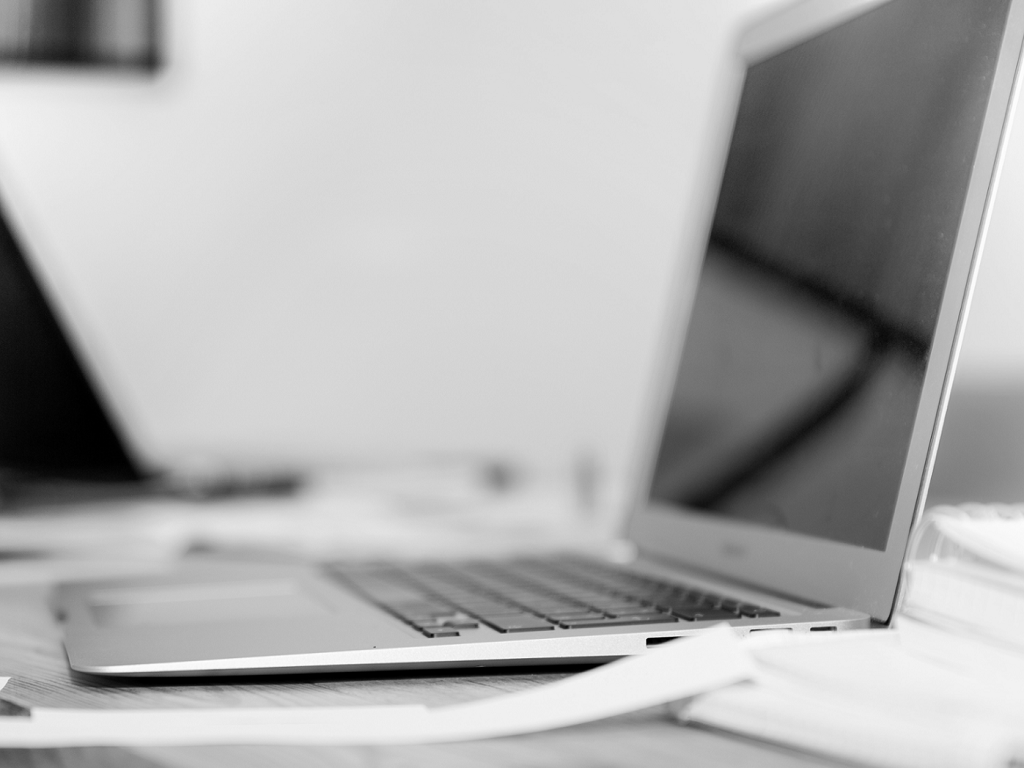
#> input picture out_img/Y.bmp, 1024 x 768 px
$ python DCT.py   (older library calls are emulated)
#> lines starting #> are read from the running program, lines starting #| are printed output that depends on the picture
### zigzag.py
import cv2
import numpy as np

def zigzag (input):
    #w = width h=height
    h = 0
    w = 0

    hmin = 0
    wmin = 0

    hmax = input.shape[0]
    wmax = input.shape[1]

    i = 0
    #output do zigzag é uma lista com todos pixels da imagem
    output = np.zeros(hmax * wmax)

    while((h < hmax) and (w < wmax)):
        if((w + h) % 2) == 0:   #subindo

            if(h == hmin):                          #se estivermos na primeira linha
                output[i] = input[h, w]
                if(w == wmax):
                    h = h + 1
                else:
                    w = w + 1

                i = i + 1

            elif ((w == wmax-1) and (h < hmax)):    #se estivermos na ultima coluna
                output[i] = input[h, w]
                h = h + 1
                i = i + 1

            elif ((h > hmin) and (w < wmax-1)):     #qualquer um dos outros casos
                output[i] = input[h, w]
                h = h - 1
                w = w + 1
                i = i + 1

        else:   #descendo
            if ((h == hmax-1) and (w <= wmax-1)):   #se estivermos na ultima linha
                output[i] = input[h, w]
                w = w + 1
                i = i + 1

            elif (w == wmin):                       #se estivermos na primeira coluna
                output[i] = input[h, w]
                if (h == hmax-1):
                    w = w + 1
                else:
                    h = h + 1
                i = i + 1
            elif ((h < hmax-1) and (w > wmin)):     #qualquer um dos outros casos
                output[i] = input[h, w]
                h = h + 1
                w = w - 1
                i = i + 1

        if ((hmax == hmax-1) and (w == wmax-1)):    #ultimo pixel, inferior direito
            output[i] = input[h, w]
            break
    return output

#input = cv2.imread('in_img/fusca.jpg', cv2.IMREAD_GRAYSCALE)
#np.savetxt('img.txt',zigzag(input))
#print(zigzag(input))

### DCT.py
import cv2
import numpy as np
import math
from zigzag import *

#bloco para dividir a imagem em grupos de 8x8 pixels
block_size = 8

#tabelas obtidas na internet, estes são os coeficientes da tabela de quantização sugeridos pela norma padrão do JPEG.
#https://www.impulseadventure.com/photo/jpeg-quantization.html
#matriz de quantização luminancia
quant_matL = np.array([     [16,11,10,16,24,40,51,61],
                            [12,12,14,19,26,58,60,55],
                            [14,13,16,24,40,57,69,56],
                            [14,17,22,29,51,87,80,62],
                            [18,22,37,56,68,109,103,77],
                            [24,35,55,64,81,104,113,92],
                            [49,64,78,87,103,121,120,101],
                            [72,92,95,98,112,100,103,99]])

#matriz de quantização crominancia
quant_matC = np.array([     [17,18,24,47,99,99,99,99],
                            [18,21,26,66,99,99,99,99],
                            [24,26,56,99,99,99,99,99],
                            [47,66,99,99,99,99,99,99],
                            [99,99,99,99,99,99,99,99],
                            [99,99,99,99,99,99,99,99],
                            [99,99,99,99,99,99,99,99],
                            [99,99,99,99,99,99,99,99]])

def get_run_length_encoding(image):
    i = 0
    skip = 0
    stream = []
    bitstream = ""
    image = image.astype(int)
    while i < image.shape[0]:
        if image[i] != 0:
            stream.append((image[i],skip))
            bitstream = bitstream + str(image[i])+ " " +str(skip)+ " "
            skip = 0
        else:
            skip = skip + 1
        i = i + 1

    return bitstream

Y = cv2.imread('out_img/Y.bmp', cv2.IMREAD_GRAYSCALE)
#> Y is the input picture: shape (768, 1024); min 0, max 254, mean 173.6
Cb = cv2.imread('out_img/Cb.bmp', cv2.IMREAD_GRAYSCALE)
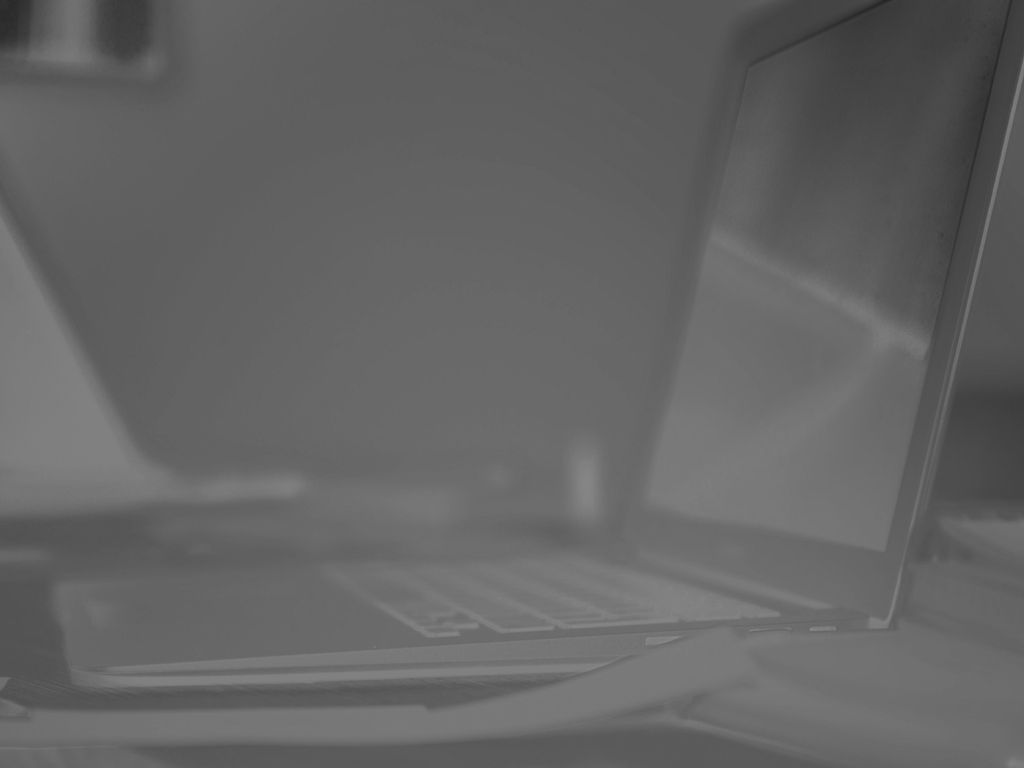
#> input picture out_img/Cb.bmp, 1024 x 768 px
#> Cb is the input picture: shape (768, 1024); min 35, max 138, mean 99.9
Cr = cv2.imread('out_img/Cr.bmp', cv2.IMREAD_GRAYSCALE)
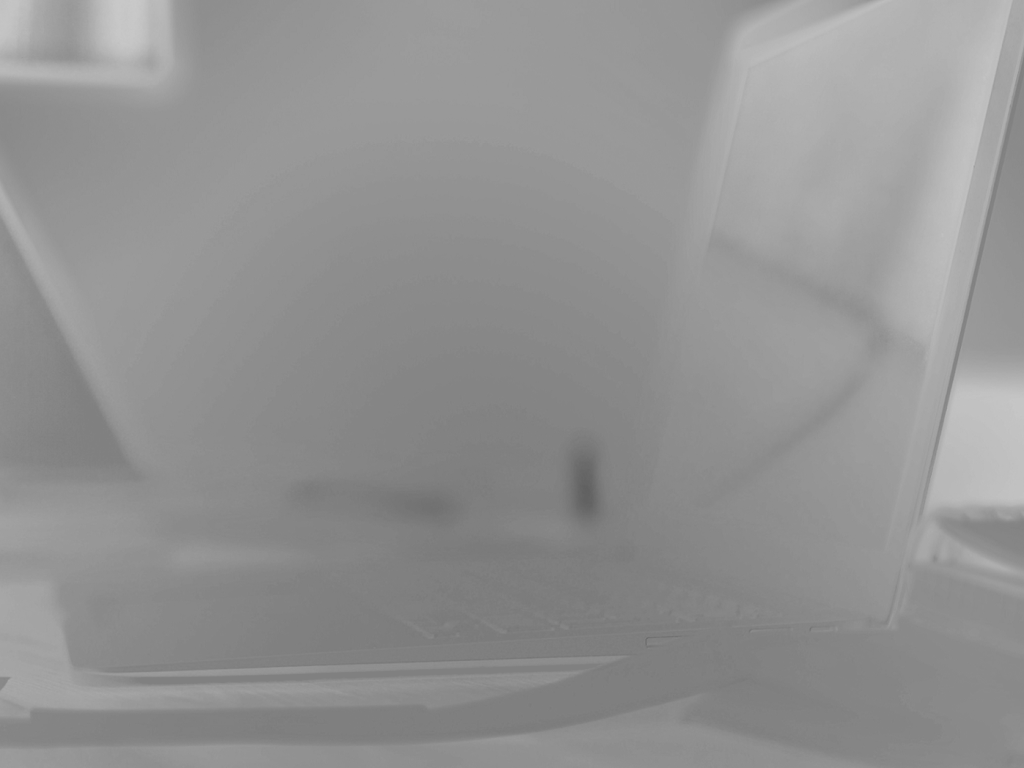
#> input picture out_img/Cr.bmp, 1024 x 768 px
#> Cr is the input picture: shape (768, 1024); min 96, max 201, mean 146.4
#print (input_img.shape)
[h, w] = Y.shape
#> h = 768; w = 1024
h = np.float(h)
w = np.float(w)

nbh = math.ceil(h/block_size)
#> nbh = 96
nbh = np.int(nbh)

nbw = math.ceil(w/block_size)
#> nbw = 128
nbw = np.int(nbw)

H = np.int(h)
#> H = 768
W = np.int(w)
#> W = 1024

#matriz vazia com o tamanho da imagem
emp_Y = np.zeros((H,W))
emp_Cb = np.zeros((H,W))
emp_Cr = np.zeros((H,W))

emp_Y[0:H,0:W] = Y[0:H,0:W]
emp_Cb[0:H,0:W] = Cb[0:H,0:W]
emp_Cr[0:H,0:W] = Cr[0:H,0:W]
#print(emp_img)

for i in range(nbh):
    #calcula o indice da linha inicial e final
    row_ind_1 = i*block_size
    row_ind_2 = row_ind_1+block_size
    for j in range (nbw):
        #calcula o indice da coluna inicial e final
        col_ind_1 = j*block_size
        col_ind_2 = col_ind_1+block_size

        blockY = emp_Y[ row_ind_1 : row_ind_2 , col_ind_1 : col_ind_2 ]
        blockCb = emp_Cb[ row_ind_1 : row_ind_2 , col_ind_1 : col_ind_2 ]
        blockCr = emp_Cr[ row_ind_1 : row_ind_2 , col_ind_1 : col_ind_2 ]
        #print(block)
        #aplicando a DCT no bloco
        DCTY = cv2.dct(blockY)
        DCTCb = cv2.dct(blockCb)
        DCTCr = cv2.dct(blockCr)
        #divisão dos coeficientes da DCT pela quantização
        DCTY = (DCTY/quant_matL).astype(int)
        DCTCb = (DCTCb/quant_matC).astype(int)
        DCTCr = (DCTCr/quant_matC).astype(int)
        #reordena os coeficientes DCT em zigzag
        reorderedY = zigzag(DCTY)
        reorderedCb = zigzag(DCTCb)
        reorderedCr = zigzag(DCTCr)
        #remonta a matriz reordered para 8x8
        reshapedY = np.reshape(reorderedY, (block_size, block_size))
        reshapedCb = np.reshape(reorderedCb, (block_size, block_size))
        reshapedCr = np.reshape(reorderedCr, (block_size, block_size))
        #copia os indices do bloco atual para a matriz reshaped
        emp_Y[row_ind_1 : row_ind_2 , col_ind_1 : col_ind_2] = reshapedY
        emp_Cb[row_ind_1 : row_ind_2 , col_ind_1 : col_ind_2] = reshapedCb
        emp_Cr[row_ind_1 : row_ind_2 , col_ind_1 : col_ind_2] = reshapedCr
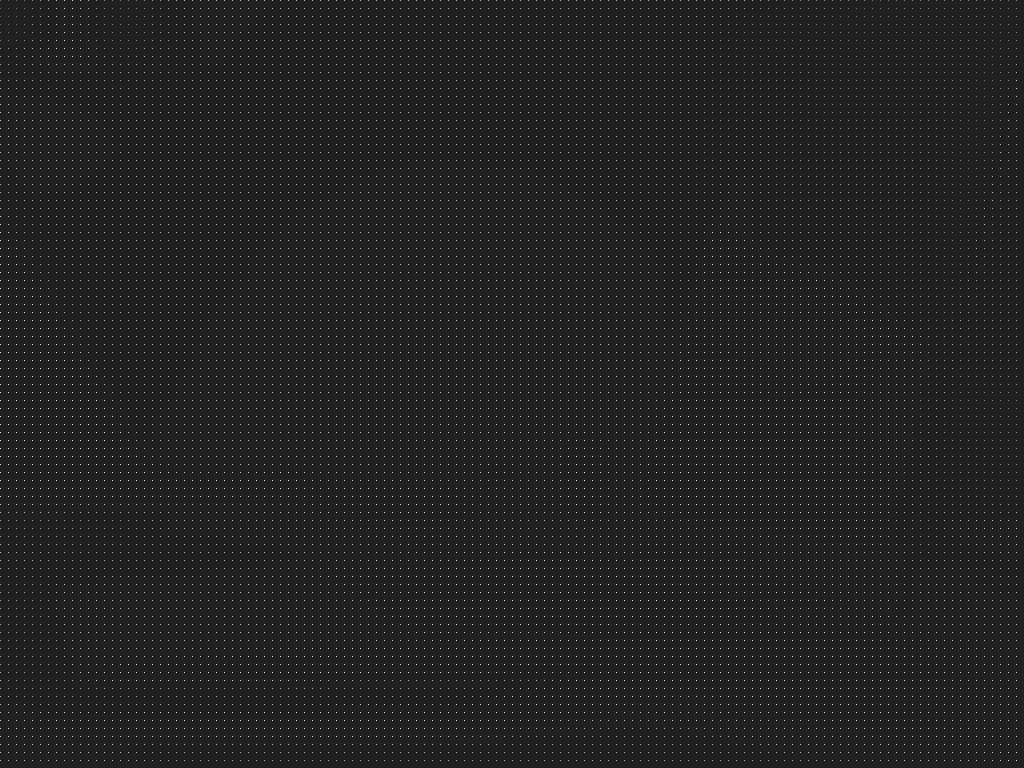
#> emp_Cb: shape (768, 1024) float64; min -9, max 62, mean 0.7; drawn with min black and max white
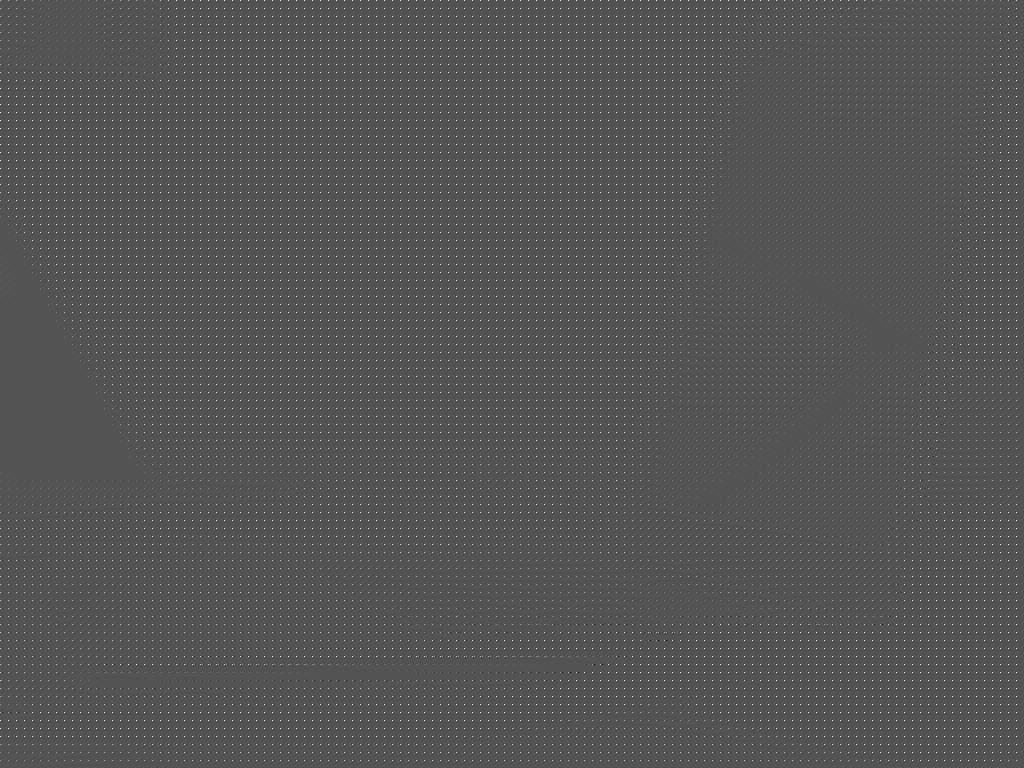
#> emp_Y: shape (768, 1024) float64; min -60, max 124, mean 1.3; drawn with min black and max white

cv2.imshow('encoded image', np.uint8(emp_Cb))
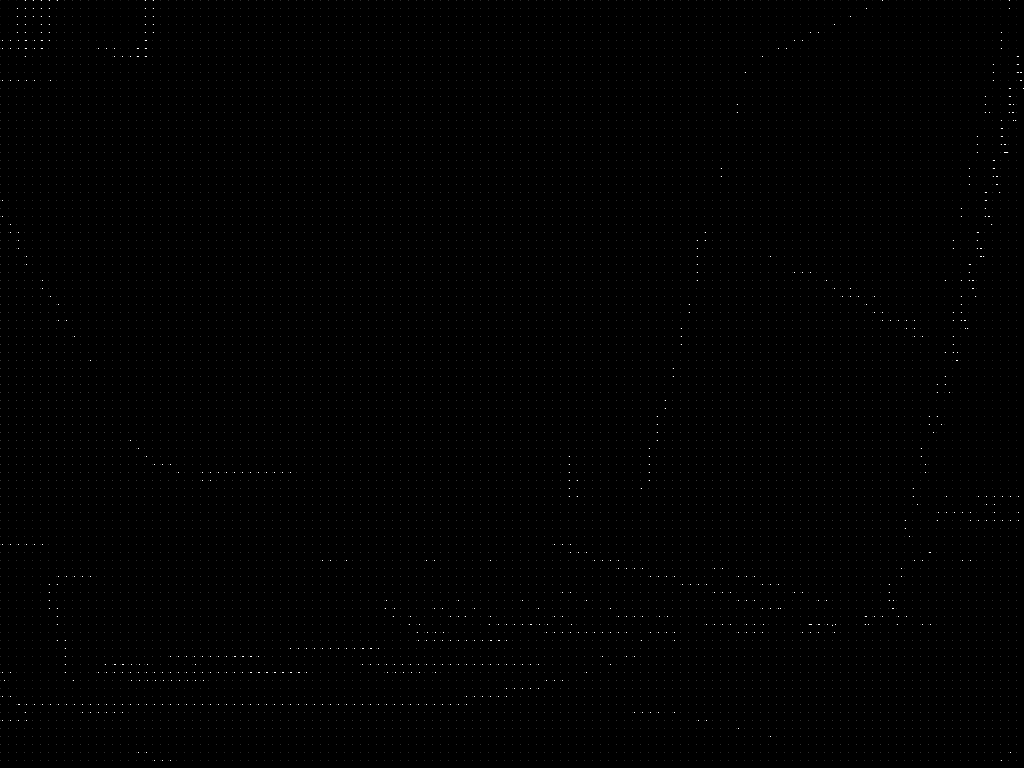
#> window 'encoded image': shape (768, 1024); min 0, max 255, mean 1
#cv2.imwrite('out_img/dct.bmp', np.uint8(emp_img))

arrangedY = emp_Y.flatten()
arrangedCb = emp_Cb.flatten()
arrangedCr = emp_Cr.flatten()
#gravando os dados codificados com RLE para um arquivo de texto
bitstreamY = get_run_length_encoding(arrangedY)
bitstreamCb = get_run_length_encoding(arrangedCb)
bitstreamCr = get_run_length_encoding(arrangedCr)

bitstream = str(emp_Y.shape[0]) + " " + str(emp_Y.shape[1]) + " " + bitstreamY + " " + bitstreamCb + " " + bitstreamCr + ";"
#gravando image.txt
file1 = open("image.txt","w")
file1.write(bitstream)
file1.close()

cv2.waitKey(0)
cv2.destroyAllWindows()
